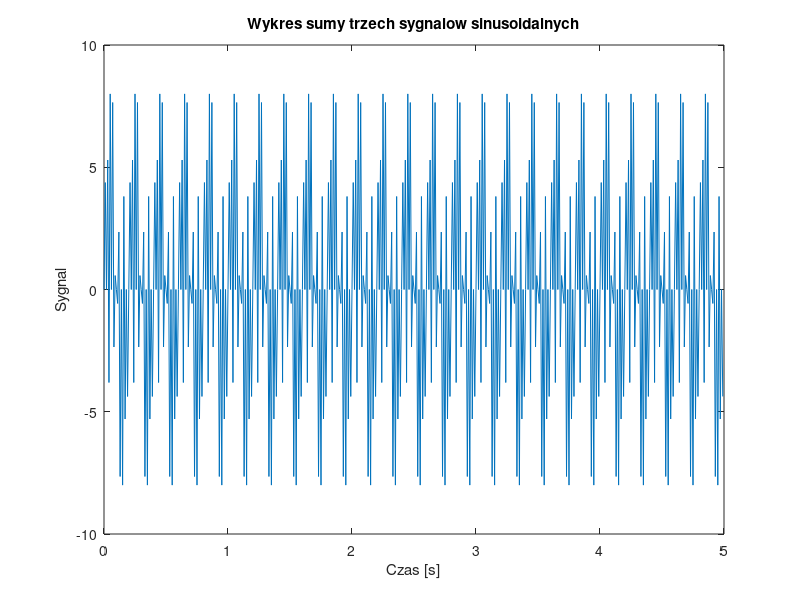

Source code (MATLAB):
clear all;
close all;

A1 = 2;
A2 = 3;
A3 = 5;
f1 = 20;
f2 = 5;
f3 = 45;
fi1 = 0;
fi2 = 0;
fi3 = 0;
N = 500;
fp = 100;
t = 0:1/fp:(N-1)/fp;
x = A1*sin(2*pi*f1*t+fi1) + A2*sin(2*pi*f2*t+fi2) + A3*sin(2*pi*f3*t+fi3);
plot(t,x);
title('Wykres sumy trzech sygnalow sinusoidalnych');
xlabel('Czas [s]');
ylabel('Sygnal');